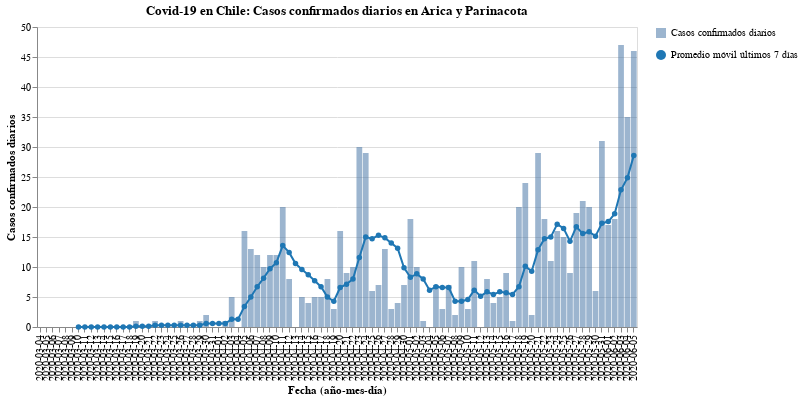

Notebook code for this chart:
### Code cell
#hide_input
bars, line = my_cases_plot(region)
(bars + line).properties(
    title=f'Covid-19 en Chile: Casos confirmados diarios en {region}',
    width=600
)

### Figure 1 — Vega-Lite specification as saved in the notebook (floating-point values rounded to 4 significant figures)
{"config": {"view": {"continuousWidth": 400, "continuousHeight": 300}}, "layer": [{"mark": {"type": "bar", "opacity": 0.7}, "encoding": {"opacity": {"type": "nominal", "field": "Casos confirmados diarios", "legend": {"title": ""}}, "tooltip": [{"type": "nominal", "field": "Fecha"}, {"type": "quantitative", "field": "Casos confirmados"}], "x": {"type": "nominal", "axis": {"title": "Fecha (año-mes-día)"}, "field": "Fecha"}, "y": {"type": "quantitative", "axis": {"title": "Casos confirmados diarios"}, "field": "Casos confirmados"}}}, {"mark": {"type": "line", "color": "#1f77b4", "point": {"filled": true, "fill": "#1f77b4"}}, "encoding": {"shape": {"type": "nominal", "field": "Promedio móvil últimos 7 días", "legend": {"title": ""}}, "x": {"type": "nominal", "axis": {"title": "Fecha (año-mes-día)"}, "field": "Fecha"}, "y": {"type": "quantitative", "field": "Rolling"}}}], "data": {"name": "data-7ebce7bec16d830ae1feb5405268e524"}, "title": "Covid-19 en Chile: Casos confirmados diarios en Arica y Parinacota", "width": 600, "$schema": "https://vega.github.io/schema/vega-lite/v4.8.1.json", "datasets": {"data-7ebce7bec16d830ae1feb5405268e524": [{"Fecha": "2020-03-04", "Casos confirmados": 0, "Rolling": null, "Casos confirmados diarios": "Casos confirmados diarios", "Promedio móvil últimos 7 días": "Promedio móvil últimos 7 días"}, {"Fecha": "2020-03-05", "Casos confirmados": 0, "Rolling": null, "Casos confirmados diarios": "Casos confirmados diarios", "Promedio móvil últimos 7 días": "Promedio móvil últimos 7 días"}, {"Fecha": "2020-03-06", "Casos confirmados": 0, "Rolling": null, "Casos confirmados diarios": "Casos confirmados diarios", "Promedio móvil últimos 7 días": "Promedio móvil últimos 7 días"}, {"Fecha": "2020-03-07", "Casos confirmados": 0, "Rolling": null, "Casos confirmados diarios": "Casos confirmados diarios", "Promedio móvil últimos 7 días": "Promedio móvil últimos 7 días"}, {"Fecha": "2020-03-08", "Casos confirmados": 0, "Rolling": null, "Casos confirmados diarios": "Casos confirmados diarios", "Promedio móvil últimos 7 días": "Promedio móvil últimos 7 días"}, {"Fecha": "2020-03-09", "Casos confirmados": 0, "Rolling": null, "Casos confirmados diarios": "Casos confirmados diarios", "Promedio móvil últimos 7 días": "Promedio móvil últimos 7 días"}, {"Fecha": "2020-03-10", "Casos confirmados": 0, "Rolling": 0.0, "Casos confirmados diarios": "Casos confirmados diarios", "Promedio móvil últimos 7 días": "Promedio móvil últimos 7 días"}, {"Fecha": "2020-03-11", "Casos confirmados": 0, "Rolling": 0.0, "Casos confirmados diarios": "Casos confirmados diarios", "Promedio móvil últimos 7 días": "Promedio móvil últimos 7 días"}, {"Fecha": "2020-03-12", "Casos confirmados": 0, "Rolling": 0.0, "Casos confirmados diarios": "Casos confirmados diarios", "Promedio móvil últimos 7 días": "Promedio móvil últimos 7 días"}, {"Fecha": "2020-03-13", "Casos confirmados": 0, "Rolling": 0.0, "Casos confirmados diarios": "Casos confirmados diarios", "Promedio móvil últimos 7 días": "Promedio móvil últimos 7 días"}, {"Fecha": "2020-03-14", "Casos confirmados": 0, "Rolling": 0.0, "Casos confirmados diarios": "Casos confirmados diarios", "Promedio móvil últimos 7 días": "Promedio móvil últimos 7 días"}, {"Fecha": "2020-03-15", "Casos confirmados": 0, "Rolling": 0.0, "Casos confirmados diarios": "Casos confirmados diarios", "Promedio móvil últimos 7 días": "Promedio móvil últimos 7 días"}, {"Fecha": "2020-03-16", "Casos confirmados": 0, "Rolling": 0.0, "Casos confirmados diarios": "Casos confirmados diarios", "Promedio móvil últimos 7 días": "Promedio móvil últimos 7 días"}, {"Fecha": "2020-03-17", "Casos confirmados": 0, "Rolling": 0.0, "Casos confirmados diarios": "Casos confirmados diarios", "Promedio móvil últimos 7 días": "Promedio móvil últimos 7 días"}, {"Fecha": "2020-03-18", "Casos confirmados": 0, "Rolling": 0.0, "Casos confirmados diarios": "Casos confirmados diarios", "Promedio móvil últimos 7 días": "Promedio móvil últimos 7 días"}, {"Fecha": "2020-03-19", "Casos confirmados": 1, "Rolling": 0.1429, "Casos confirmados diarios": "Casos confirmados diarios", "Promedio móvil últimos 7 días": "Promedio móvil últimos 7 días"}, {"Fecha": "2020-03-20", "Casos confirmados": 0, "Rolling": 0.1429, "Casos confirmados diarios": "Casos confirmados diarios", "Promedio móvil últimos 7 días": "Promedio móvil últimos 7 días"}, {"Fecha": "2020-03-21", "Casos confirmados": 0, "Rolling": 0.1429, "Casos confirmados diarios": "Casos confirmados diarios", "Promedio móvil últimos 7 días": "Promedio móvil últimos 7 días"}, {"Fecha": "2020-03-22", "Casos confirmados": 1, "Rolling": 0.2857, "Casos confirmados diarios": "Casos confirmados diarios", "Promedio móvil últimos 7 días": "Promedio móvil últimos 7 días"}, {"Fecha": "2020-03-23", "Casos confirmados": 0, "Rolling": 0.2857, "Casos confirmados diarios": "Casos confirmados diarios", "Promedio móvil últimos 7 días": "Promedio móvil últimos 7 días"}, {"Fecha": "2020-03-24", "Casos confirmados": 0, "Rolling": 0.2857, "Casos confirmados diarios": "Casos confirmados diarios", "Promedio móvil últimos 7 días": "Promedio móvil últimos 7 días"}, {"Fecha": "2020-03-25", "Casos confirmados": 0, "Rolling": 0.2857, "Casos confirmados diarios": "Casos confirmados diarios", "Promedio móvil últimos 7 días": "Promedio móvil últimos 7 días"}, {"Fecha": "2020-03-26", "Casos confirmados": 1, "Rolling": 0.2857, "Casos confirmados diarios": "Casos confirmados diarios", "Promedio móvil últimos 7 días": "Promedio móvil últimos 7 días"}, {"Fecha": "2020-03-27", "Casos confirmados": 0, "Rolling": 0.2857, "Casos confirmados diarios": "Casos confirmados diarios", "Promedio móvil últimos 7 días": "Promedio móvil últimos 7 días"}, {"Fecha": "2020-03-28", "Casos confirmados": 0, "Rolling": 0.2857, "Casos confirmados diarios": "Casos confirmados diarios", "Promedio móvil últimos 7 días": "Promedio móvil últimos 7 días"}, {"Fecha": "2020-03-29", "Casos confirmados": 1, "Rolling": 0.2857, "Casos confirmados diarios": "Casos confirmados diarios", "Promedio móvil últimos 7 días": "Promedio móvil últimos 7 días"}, {"Fecha": "2020-03-30", "Casos confirmados": 2, "Rolling": 0.5714, "Casos confirmados diarios": "Casos confirmados diarios", "Promedio móvil últimos 7 días": "Promedio móvil últimos 7 días"}, {"Fecha": "2020-03-31", "Casos confirmados": 0, "Rolling": 0.5714, "Casos confirmados diarios": "Casos confirmados diarios", "Promedio móvil últimos 7 días": "Promedio móvil últimos 7 días"}, {"Fecha": "2020-04-01", "Casos confirmados": 0, "Rolling": 0.5714, "Casos confirmados diarios": "Casos confirmados diarios", "Promedio móvil últimos 7 días": "Promedio móvil últimos 7 días"}, {"Fecha": "2020-04-02", "Casos confirmados": 1, "Rolling": 0.5714, "Casos confirmados diarios": "Casos confirmados diarios", "Promedio móvil últimos 7 días": "Promedio móvil últimos 7 días"}, {"Fecha": "2020-04-03", "Casos confirmados": 5, "Rolling": 1.286, "Casos confirmados diarios": "Casos confirmados diarios", "Promedio móvil últimos 7 días": "Promedio móvil últimos 7 días"}, {"Fecha": "2020-04-04", "Casos confirmados": 0, "Rolling": 1.286, "Casos confirmados diarios": "Casos confirmados diarios", "Promedio móvil últimos 7 días": "Promedio móvil últimos 7 días"}, {"Fecha": "2020-04-05", "Casos confirmados": 16, "Rolling": 3.429, "Casos confirmados diarios": "Casos confirmados diarios", "Promedio móvil últimos 7 días": "Promedio móvil últimos 7 días"}, {"Fecha": "2020-04-06", "Casos confirmados": 13, "Rolling": 5.0, "Casos confirmados diarios": "Casos confirmados diarios", "Promedio móvil últimos 7 días": "Promedio móvil últimos 7 días"}, {"Fecha": "2020-04-07", "Casos confirmados": 12, "Rolling": 6.714, "Casos confirmados diarios": "Casos confirmados diarios", "Promedio móvil últimos 7 días": "Promedio móvil últimos 7 días"}, {"Fecha": "2020-04-08", "Casos confirmados": 10, "Rolling": 8.143, "Casos confirmados diarios": "Casos confirmados diarios", "Promedio móvil últimos 7 días": "Promedio móvil últimos 7 días"}, {"Fecha": "2020-04-09", "Casos confirmados": 12, "Rolling": 9.714, "Casos confirmados diarios": "Casos confirmados diarios", "Promedio móvil últimos 7 días": "Promedio móvil últimos 7 días"}, {"Fecha": "2020-04-10", "Casos confirmados": 12, "Rolling": 10.71, "Casos confirmados diarios": "Casos confirmados diarios", "Promedio móvil últimos 7 días": "Promedio móvil últimos 7 días"}, {"Fecha": "2020-04-11", "Casos confirmados": 20, "Rolling": 13.57, "Casos confirmados diarios": "Casos confirmados diarios", "Promedio móvil últimos 7 días": "Promedio móvil últimos 7 días"}, {"Fecha": "2020-04-12", "Casos confirmados": 8, "Rolling": 12.43, "Casos confirmados diarios": "Casos confirmados diarios", "Promedio móvil últimos 7 días": "Promedio móvil últimos 7 días"}, {"Fecha": "2020-04-13", "Casos confirmados": 0, "Rolling": 10.57, "Casos confirmados diarios": "Casos confirmados diarios", "Promedio móvil últimos 7 días": "Promedio móvil últimos 7 días"}, {"Fecha": "2020-04-14", "Casos confirmados": 5, "Rolling": 9.571, "Casos confirmados diarios": "Casos confirmados diarios", "Promedio móvil últimos 7 días": "Promedio móvil últimos 7 días"}, {"Fecha": "2020-04-15", "Casos confirmados": 4, "Rolling": 8.714, "Casos confirmados diarios": "Casos confirmados diarios", "Promedio móvil últimos 7 días": "Promedio móvil últimos 7 días"}, {"Fecha": "2020-04-16", "Casos confirmados": 5, "Rolling": 7.714, "Casos confirmados diarios": "Casos confirmados diarios", "Promedio móvil últimos 7 días": "Promedio móvil últimos 7 días"}, {"Fecha": "2020-04-17", "Casos confirmados": 5, "Rolling": 6.714, "Casos confirmados diarios": "Casos confirmados diarios", "Promedio móvil últimos 7 días": "Promedio móvil últimos 7 días"}, {"Fecha": "2020-04-18", "Casos confirmados": 8, "Rolling": 5.0, "Casos confirmados diarios": "Casos confirmados diarios", "Promedio móvil últimos 7 días": "Promedio móvil últimos 7 días"}, {"Fecha": "2020-04-19", "Casos confirmados": 3, "Rolling": 4.286, "Casos confirmados diarios": "Casos confirmados diarios", "Promedio móvil últimos 7 días": "Promedio móvil últimos 7 días"}, {"Fecha": "2020-04-20", "Casos confirmados": 16, "Rolling": 6.571, "Casos confirmados diarios": "Casos confirmados diarios", "Promedio móvil últimos 7 días": "Promedio móvil últimos 7 días"}, {"Fecha": "2020-04-21", "Casos confirmados": 9, "Rolling": 7.143, "Casos confirmados diarios": "Casos confirmados diarios", "Promedio móvil últimos 7 días": "Promedio móvil últimos 7 días"}, {"Fecha": "2020-04-22", "Casos confirmados": 10, "Rolling": 8.0, "Casos confirmados diarios": "Casos confirmados diarios", "Promedio móvil últimos 7 días": "Promedio móvil últimos 7 días"}, {"Fecha": "2020-04-23", "Casos confirmados": 30, "Rolling": 11.57, "Casos confirmados diarios": "Casos confirmados diarios", "Promedio móvil últimos 7 días": "Promedio móvil últimos 7 días"}, {"Fecha": "2020-04-24", "Casos confirmados": 29, "Rolling": 15.0, "Casos confirmados diarios": "Casos confirmados diarios", "Promedio móvil últimos 7 días": "Promedio móvil últimos 7 días"}, {"Fecha": "2020-04-25", "Casos confirmados": 6, "Rolling": 14.71, "Casos confirmados diarios": "Casos confirmados diarios", "Promedio móvil últimos 7 días": "Promedio móvil últimos 7 días"}, {"Fecha": "2020-04-26", "Casos confirmados": 7, "Rolling": 15.29, "Casos confirmados diarios": "Casos confirmados diarios", "Promedio móvil últimos 7 días": "Promedio móvil últimos 7 días"}, {"Fecha": "2020-04-27", "Casos confirmados": 13, "Rolling": 14.86, "Casos confirmados diarios": "Casos confirmados diarios", "Promedio móvil últimos 7 días": "Promedio móvil últimos 7 días"}, {"Fecha": "2020-04-28", "Casos confirmados": 3, "Rolling": 14.0, "Casos confirmados diarios": "Casos confirmados diarios", "Promedio móvil últimos 7 días": "Promedio móvil últimos 7 días"}, {"Fecha": "2020-04-29", "Casos confirmados": 4, "Rolling": 13.14, "Casos confirmados diarios": "Casos confirmados diarios", "Promedio móvil últimos 7 días": "Promedio móvil últimos 7 días"}, {"Fecha": "2020-04-30", "Casos confirmados": 7, "Rolling": 9.857, "Casos confirmados diarios": "Casos confirmados diarios", "Promedio móvil últimos 7 días": "Promedio móvil últimos 7 días"}, {"Fecha": "2020-05-01", "Casos confirmados": 18, "Rolling": 8.286, "Casos confirmados diarios": "Casos confirmados diarios", "Promedio móvil últimos 7 días": "Promedio móvil últimos 7 días"}, {"Fecha": "2020-05-02", "Casos confirmados": 10, "Rolling": 8.857, "Casos confirmados diarios": "Casos confirmados diarios", "Promedio móvil últimos 7 días": "Promedio móvil últimos 7 días"}, {"Fecha": "2020-05-03", "Casos confirmados": 1, "Rolling": 8.0, "Casos confirmados diarios": "Casos confirmados diarios", "Promedio móvil últimos 7 días": "Promedio móvil últimos 7 días"}, {"Fecha": "2020-05-04", "Casos confirmados": 0, "Rolling": 6.143, "Casos confirmados diarios": "Casos confirmados diarios", "Promedio móvil últimos 7 días": "Promedio móvil últimos 7 días"}, {"Fecha": "2020-05-05", "Casos confirmados": 7, "Rolling": 6.714, "Casos confirmados diarios": "Casos confirmados diarios", "Promedio móvil últimos 7 días": "Promedio móvil últimos 7 días"}, {"Fecha": "2020-05-06", "Casos confirmados": 3, "Rolling": 6.571, "Casos confirmados diarios": "Casos confirmados diarios", "Promedio móvil últimos 7 días": "Promedio móvil últimos 7 días"}, {"Fecha": "2020-05-07", "Casos confirmados": 7, "Rolling": 6.571, "Casos confirmados diarios": "Casos confirmados diarios", "Promedio móvil últimos 7 días": "Promedio móvil últimos 7 días"}, {"Fecha": "2020-05-08", "Casos confirmados": 2, "Rolling": 4.286, "Casos confirmados diarios": "Casos confirmados diarios", "Promedio móvil últimos 7 días": "Promedio móvil últimos 7 días"}, {"Fecha": "2020-05-09", "Casos confirmados": 10, "Rolling": 4.286, "Casos confirmados diarios": "Casos confirmados diarios", "Promedio móvil últimos 7 días": "Promedio móvil últimos 7 días"}, {"Fecha": "2020-05-10", "Casos confirmados": 3, "Rolling": 4.571, "Casos confirmados diarios": "Casos confirmados diarios", "Promedio móvil últimos 7 días": "Promedio móvil últimos 7 días"}, {"Fecha": "2020-05-11", "Casos confirmados": 11, "Rolling": 6.143, "Casos confirmados diarios": "Casos confirmados diarios", "Promedio móvil últimos 7 días": "Promedio móvil últimos 7 días"}, {"Fecha": "2020-05-12", "Casos confirmados": 0, "Rolling": 5.143, "Casos confirmados diarios": "Casos confirmados diarios", "Promedio móvil últimos 7 días": "Promedio móvil últimos 7 días"}, {"Fecha": "2020-05-13", "Casos confirmados": 8, "Rolling": 5.857, "Casos confirmados diarios": "Casos confirmados diarios", "Promedio móvil últimos 7 días": "Promedio móvil últimos 7 días"}, {"Fecha": "2020-05-14", "Casos confirmados": 4, "Rolling": 5.429, "Casos confirmados diarios": "Casos confirmados diarios", "Promedio móvil últimos 7 días": "Promedio móvil últimos 7 días"}, {"Fecha": "2020-05-15", "Casos confirmados": 5, "Rolling": 5.857, "Casos confirmados diarios": "Casos confirmados diarios", "Promedio móvil últimos 7 días": "Promedio móvil últimos 7 días"}, {"Fecha": "2020-05-16", "Casos confirmados": 9, "Rolling": 5.714, "Casos confirmados diarios": "Casos confirmados diarios", "Promedio móvil últimos 7 días": "Promedio móvil últimos 7 días"}, {"Fecha": "2020-05-17", "Casos confirmados": 1, "Rolling": 5.429, "Casos confirmados diarios": "Casos confirmados diarios", "Promedio móvil últimos 7 días": "Promedio móvil últimos 7 días"}, {"Fecha": "2020-05-18", "Casos confirmados": 20, "Rolling": 6.714, "Casos confirmados diarios": "Casos confirmados diarios", "Promedio móvil últimos 7 días": "Promedio móvil últimos 7 días"}, {"Fecha": "2020-05-19", "Casos confirmados": 24, "Rolling": 10.14, "Casos confirmados diarios": "Casos confirmados diarios", "Promedio móvil últimos 7 días": "Promedio móvil últimos 7 días"}, {"Fecha": "2020-05-20", "Casos confirmados": 2, "Rolling": 9.286, "Casos confirmados diarios": "Casos confirmados diarios", "Promedio móvil últimos 7 días": "Promedio móvil últimos 7 días"}, {"Fecha": "2020-05-21", "Casos confirmados": 29, "Rolling": 12.86, "Casos confirmados diarios": "Casos confirmados diarios", "Promedio móvil últimos 7 días": "Promedio móvil últimos 7 días"}, {"Fecha": "2020-05-22", "Casos confirmados": 18, "Rolling": 14.71, "Casos confirmados diarios": "Casos confirmados diarios", "Promedio móvil últimos 7 días": "Promedio móvil últimos 7 días"}, {"Fecha": "2020-05-23", "Casos confirmados": 11, "Rolling": 15.0, "Casos confirmados diarios": "Casos confirmados diarios", "Promedio móvil últimos 7 días": "Promedio móvil últimos 7 días"}, {"Fecha": "2020-05-24", "Casos confirmados": 16, "Rolling": 17.14, "Casos confirmados diarios": "Casos confirmados diarios", "Promedio móvil últimos 7 días": "Promedio móvil últimos 7 días"}, {"Fecha": "2020-05-25", "Casos confirmados": 15, "Rolling": 16.43, "Casos confirmados diarios": "Casos confirmados diarios", "Promedio móvil últimos 7 días": "Promedio móvil últimos 7 días"}, {"Fecha": "2020-05-26", "Casos confirmados": 9, "Rolling": 14.29, "Casos confirmados diarios": "Casos confirmados diarios", "Promedio móvil últimos 7 días": "Promedio móvil últimos 7 días"}, {"Fecha": "2020-05-27", "Casos confirmados": 19, "Rolling": 16.71, "Casos confirmados diarios": "Casos confirmados diarios", "Promedio móvil últimos 7 días": "Promedio móvil últimos 7 días"}, {"Fecha": "2020-05-28", "Casos confirmados": 21, "Rolling": 15.57, "Casos confirmados diarios": "Casos confirmados diarios", "Promedio móvil últimos 7 días": "Promedio móvil últimos 7 días"}, {"Fecha": "2020-05-29", "Casos confirmados": 20, "Rolling": 15.86, "Casos confirmados diarios": "Casos confirmados diarios", "Promedio móvil últimos 7 días": "Promedio móvil últimos 7 días"}, {"Fecha": "2020-05-30", "Casos confirmados": 6, "Rolling": 15.14, "Casos confirmados diarios": "Casos confirmados diarios", "Promedio móvil últimos 7 días": "Promedio móvil últimos 7 días"}, {"Fecha": "2020-05-31", "Casos confirmados": 31, "Rolling": 17.29, "Casos confirmados diarios": "Casos confirmados diarios", "Promedio móvil últimos 7 días": "Promedio móvil últimos 7 días"}, {"Fecha": "2020-06-01", "Casos confirmados": 17, "Rolling": 17.57, "Casos confirmados diarios": "Casos confirmados diarios", "Promedio móvil últimos 7 días": "Promedio móvil últimos 7 días"}, {"Fecha": "2020-06-02", "Casos confirmados": 18, "Rolling": 18.86, "Casos confirmados diarios": "Casos confirmados diarios", "Promedio móvil últimos 7 días": "Promedio móvil últimos 7 días"}, {"Fecha": "2020-06-03", "Casos confirmados": 47, "Rolling": 22.86, "Casos confirmados diarios": "Casos confirmados diarios", "Promedio móvil últimos 7 días": "Promedio móvil últimos 7 días"}, {"Fecha": "2020-06-04", "Casos confirmados": 35, "Rolling": 24.86, "Casos confirmados diarios": "Casos confirmados diarios", "Promedio móvil últimos 7 días": "Promedio móvil últimos 7 días"}, {"Fecha": "2020-06-05", "Casos confirmados": 46, "Rolling": 28.57, "Casos confirmados diarios": "Casos confirmados diarios", "Promedio móvil últimos 7 días": "Promedio móvil últimos 7 días"}]}}
